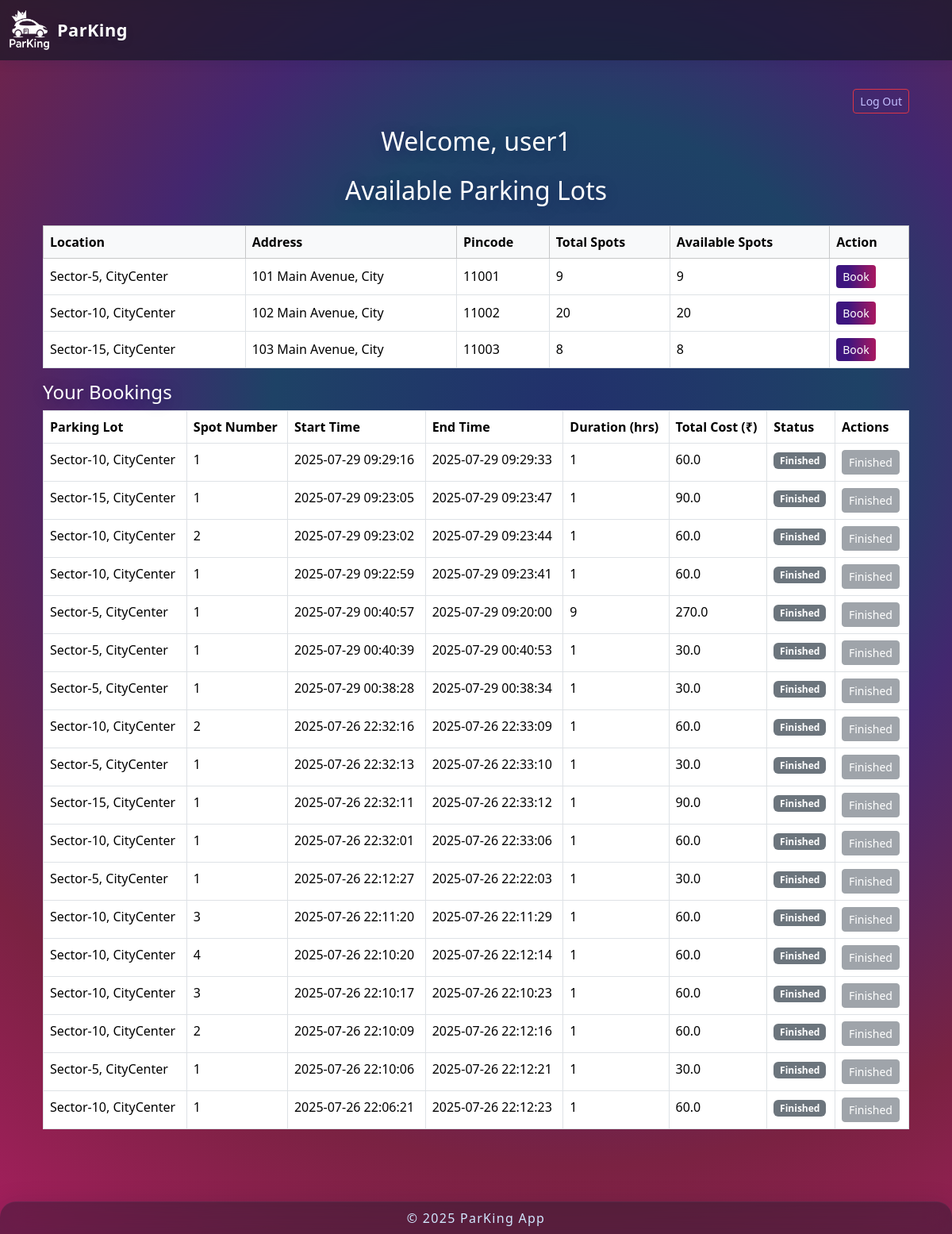
The app's page /user_dashboard (signed in), older data.
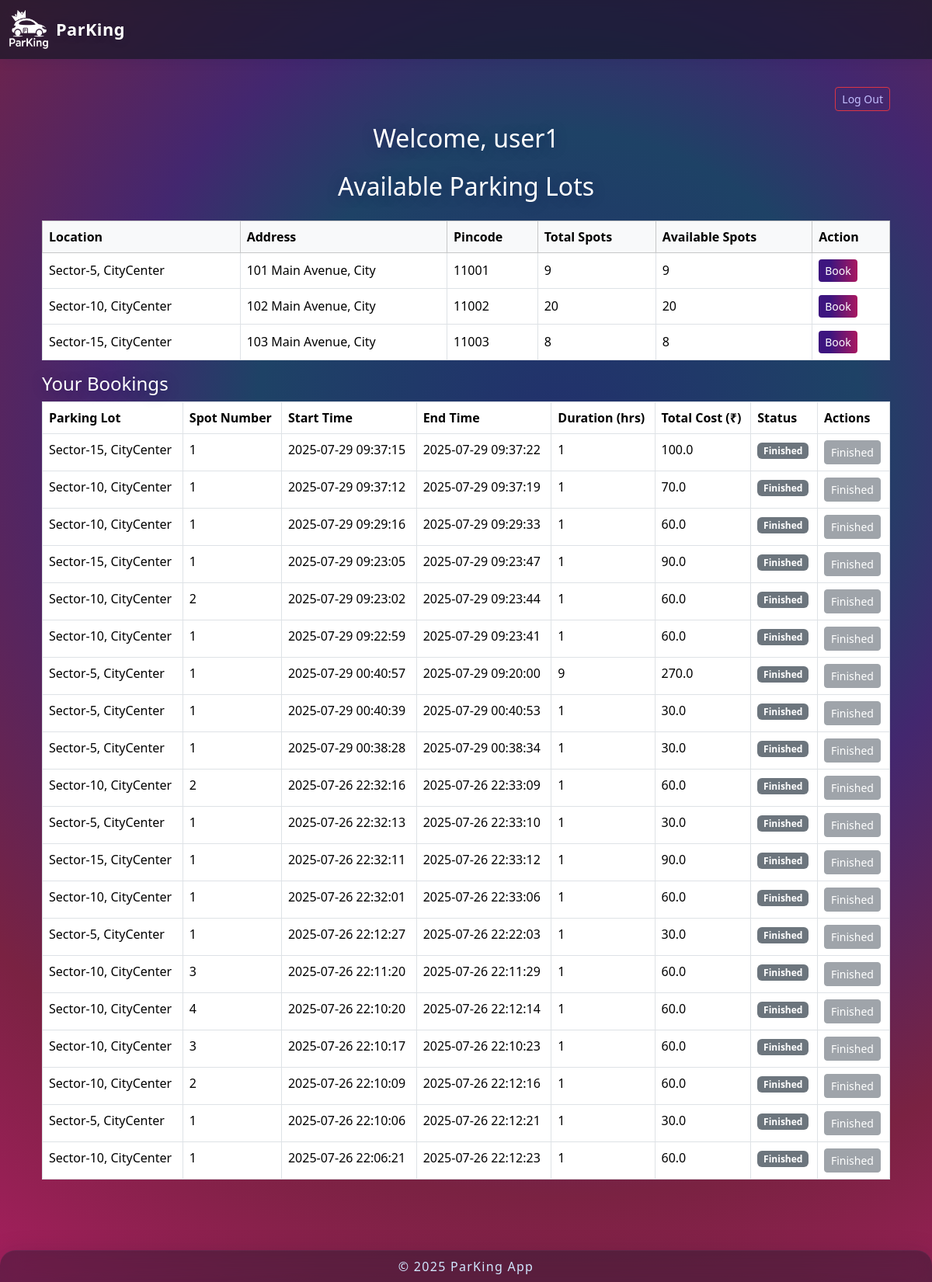
The same page, newer data.
### controllers/database.py (models this page shows)
class User(db.Model):
    id = db.Column(db.Integer, primary_key=True)
    username = db.Column(db.String(80), unique=True, nullable=False)
    password = db.Column(db.String(120), nullable=False)
    current_booking_id = db.Column(db.Integer, nullable=False, default=0)

class ParkingLot(db.Model):
    id = db.Column(db.Integer, primary_key=True)        # Primary key column is `id`
    location = db.Column(db.String(120), nullable=False)
    prices = db.Column(db.Float, nullable=False)
    address = db.Column(db.String(200), nullable=False)
    pincode = db.Column(db.String(10), nullable=False)
    max_spots = db.Column(db.Integer, nullable=False)
    spots = db.relationship('ParkingSpot', backref='parking_lot', lazy=True)

class ParkingSpot(db.Model):
    id = db.Column(db.Integer, primary_key=True)        # Primary key column is `id`
    lot_id = db.Column(db.Integer, db.ForeignKey('parking_lot.id'), nullable=False)
    spot_number = db.Column(db.Integer, nullable=False) # Add spot_number field (should exist)
    status = db.Column(db.String(1), nullable=False, default='A')
    reservations = db.relationship('Reservation', backref='spot', lazy=True)

class Reservation(db.Model):
    id = db.Column(db.Integer, primary_key=True)
    user_id = db.Column(db.Integer, db.ForeignKey('user.id'), nullable=False)
    spot_id = db.Column(db.Integer, db.ForeignKey('parking_spot.id'), nullable=False)
    start_time = db.Column(db.DateTime, default=datetime.utcnow, nullable=False)
    end_time = db.Column(db.DateTime, nullable=True)
    cost = db.Column(db.Float, nullable=False)
    user = db.relationship('User', backref='reservations', lazy=True)

### app.py (the view)
@app.route('/user_dashboard')
def user_dashboard():
    user_id = session.get('user_id')
    if not user_id:
        flash("Please log in to view the dashboard.", "danger")
        return redirect(url_for("login"))
    user = User.query.get(user_id)
    lots = ParkingLot.query.all()
    bookings = Reservation.query.filter_by(user_id=user_id).order_by(Reservation.start_time.desc()).all()
    bookings_data = []
    now = datetime.utcnow()
    for booking in bookings:
        start = booking.start_time
        end = booking.end_time or now  # If booking still active, calculate till now
        duration_seconds = (end - start).total_seconds()
        duration_hours = max(1, ceil(duration_seconds / 3600))  # Minimum 1 hour charge
        total_cost = duration_hours * booking.cost  # Assuming booking.cost is hourly rate
        bookings_data.append({
            'booking': booking,
            'duration_hours': duration_hours,
            'total_cost': total_cost,
        })
    return render_template(
        "user_dashboard.html",
        user=user,
        lots=lots,
        bookings=bookings_data,  # pass the prepared data list
        now=now
    )

### templates/user_dashboard.html (shortened to what this page needs)
{% extends "layout.html" %}
{% block content %}
<div class="container py-4">
  <div class="d-flex justify-content-end mb-3">
    <a href="{{ url_for('logout') }}" class="btn btn-outline-danger btn-sm">Log Out</a>
  </div>
  <h2 class="text-center mb-4">Welcome, {{ user.username }}</h2>
  <h2 class="text-center mb-4">Available Parking Lots</h2>
  <table class="table table-bordered table-hover align-middle">
    <thead class="table-light">
      <tr>
        <th>Location</th>
        <th>Address</th>
        <th>Pincode</th>
        <th>Total Spots</th>
        <th>Available Spots</th>
        <th>Action</th>
      </tr>
    </thead>
    <tbody>
      {% for lot in lots %}
      <tr>
        <td>{{ lot.location }}</td>
        <td>{{ lot.address }}</td>
        <td>{{ lot.pincode }}</td>
        <td>{{ lot.spots|length }}</td>
        <td>{{ lot.spots|selectattr('status','equalto','A')|list|length }}</td>
        <td>
          {% if lot.spots|selectattr('status','equalto','A')|list|length > 0 %}
            <a href="{{ url_for('book_lot', lot_id=lot.id) }}" class="btn btn-primary btn-sm">Book</a>
          {% else %}
            <button class="btn btn-secondary btn-sm" disabled>Full</button>
          {% endif %}
        </td>
      </tr>
      {% endfor %}
    </tbody>
  </table>
  <h4>Your Bookings</h4>
  {% if bookings %}
    <table class="table table-bordered mb-4">
      <thead>
        <tr>
          <th>Parking Lot</th>
          <th>Spot Number</th>
          <th>Start Time</th>
          <th>End Time</th>
           <th>Duration (hrs)</th>
          <th>Total Cost (₹)</th>
          <th>Status</th>
          <th>Actions</th>
        </tr>
      </thead>
      <tbody>
      {% for item in bookings %}
        {% set booking = item.booking %}
        <tr>
          <td>{{ booking.spot.parking_lot.location }}</td>
          <td>{{ booking.spot.spot_number }}</td>
          <td>{{ booking.start_time.strftime("%Y-%m-%d %H:%M:%S") }}</td>
          <td>
            {% if booking.end_time %}
              {{ booking.end_time.strftime("%Y-%m-%d %H:%M:%S") }}
            {% else %}
              <em>Active</em>
            {% endif %}
          </td>
          <td>{{ item.duration_hours }}</td>
          <td>{{ item.total_cost }}</td>
          <td>
            {% if booking.end_time is none %}
              <span class="badge bg-success">Active</span>
            {% else %}
              <span class="badge bg-secondary">Finished</span>
            {% endif %}
          </td>
          <td>
            {% if booking.end_time is none %}
              <form action="{{ url_for('finish_parking', booking_id=booking.id) }}" method="post" style="display:inline;" onsubmit="return confirm('Finish parking and release spot?');">
                <button type="submit" class="btn btn-danger btn-sm">Finish</button>
              </form>
            {% else %}
              <button class="btn btn-secondary btn-sm" disabled>Finished</button>
            {% endif %}
          </td>
        </tr>
      {% endfor %}
      </tbody>
    </table>
  {% else %}
    <div class="alert alert-secondary text-center">
      You have no bookings yet.
    </div>
  {% endif %}
</div>
{% endblock %}

### templates/layout.html (shortened to what this page needs)
<!DOCTYPE html>
<html lang="en">
<head>
    <link href="https://cdn.jsdelivr.net/npm/bootstrap@5.3.2/dist/css/bootstrap.min.css" rel="stylesheet" />
    <link rel="stylesheet" href="{{ url_for('static', filename='css/style.css') }}">
</head>
<body>
    <nav class="navbar glass-header navbar-expand-lg fixed-top">
        <div class="container-fluid">
            <a class="navbar-brand d-flex align-items-center" href="{{ url_for('home') }}">
                <img src="{{ url_for('static', filename='content/ParKing_logo_white.png') }}" alt="Logo" width="50" height="50" style="margin-right: 10px;">
                <strong>ParKing</strong>
            </a>
        </div>
    </nav>
    <main class="container my-4">
        {% block content %}{% endblock %}
    </main>
    <footer class="glass-footer fixed-bottom text-center py-2">
    © 2025 ParKing App
    </footer>
</body>
</html>

### static/css/style.css (style rules this page uses)
body { background: radial-gradient( circle at 60% 34%, #22306c 0%, #1e4266 30%, #43276f 45%, #7A2242 75%, #a51f5e 100% ), #0a1036; color: #fff; font-family: 'Segoe UI', 'Roboto', Arial, sans-serif; min-height: 100vh; padding-top: 64px; padding-bottom: 60px; }
p, .home-lead, .lead, li, span, div:not(.card):not(.glass-footer):not(.glass-header) { color: #fff !important; }
h1, h2, h3, h4, h5, h6 { color: #fff !important; text-shadow: 0 2px 16px rgba(20,20,80,0.36); }
.navbar { background: linear-gradient(90deg, #191b37 60%, #1b72a1 100%) !important; box-shadow: 0 3px 18px rgba(11,10,67,0.14); }
.navbar-brand, .navbar-brand strong { color: #fff !important; text-shadow: 0 2px 10px rgba(30,35,65,0.25), 0 1px 1px rgba(0,0,0,0.16); font-weight: 700; font-size: 1.36rem; letter-spacing: 0.02em; }
.btn-primary { background: linear-gradient(90deg, #3d157f 30%, #a91860 100%); border: none; color: #fff !important; }
.glass-header { width: 100%; background: rgba(22,26,38,0.72) !important; box-shadow: 0 1px 14px 0 rgba(20,30,80,0.15); backdrop-filter: blur(12px) saturate(120%); -webkit-backdrop-filter: blur(12px) saturate(120%); border-bottom: none; color: #d1e8ff; border-radius: 0; z-index: 1040; box-sizing: border-box; margin: 0; }
.glass-footer { width: 100%; background: rgba(20,30,45,0.42); box-shadow: 0 8px 32px 0 rgba(19, 24, 41, 0.26); backdrop-filter: blur(14px) saturate(110%); -webkit-backdrop-filter: blur(14px) saturate(110%); border-top: 1.5px solid rgba(130,130,185,0.09); color: #d1e8ff; letter-spacing: 0.08em; border-radius: 1.25rem 1.25rem 0 0; margin: 0; z-index: 100; font-size: 1rem; }
.footer, .glass-footer { border-bottom: none; }
a, .btn-link { color: #C3BFFF !important; }
.btn.btn-primary { color: #fff !important; }

Row changes from the older to the newer data that the page shows:
added Reservation: start_time "2025-07-29 09:37:15", end_time "2025-07-29 09:37:22"
added Reservation: start_time "2025-07-29 09:37:12", end_time "2025-07-29 09:37:19"
Text that changed along with them:
new list line: "Sector-15, CityCenter"
new list line: "1"
new list line: "1 100.0 Finished Finished"
new list line: "Sector-10, CityCenter"
new list line: "1 70.0 Finished Finished"
